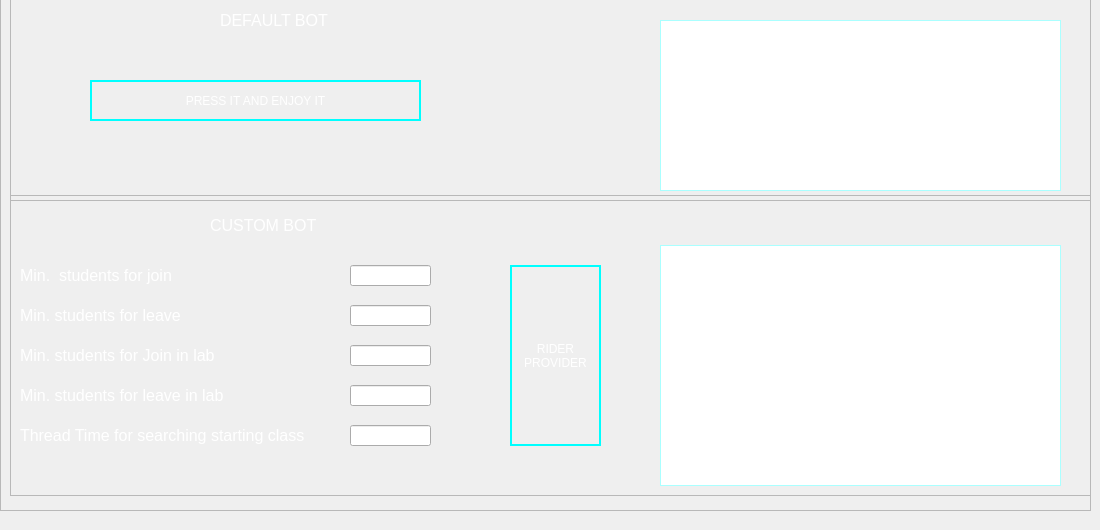
        <widget class="QWidget" name="page_5">
         <widget class="QFrame" name="frame_22">
          <property name="geometry">
           <rect>
            <x>0</x>
            <y>-10</y>
            <width>1091</width>
            <height>521</height>
           </rect>
          </property>
          <property name="frameShape">
           <enum>QFrame::StyledPanel</enum>
          </property>
          <property name="frameShadow">
           <enum>QFrame::Raised</enum>
          </property>
          <widget class="QFrame" name="frame_23">
           <property name="geometry">
            <rect>
             <x>10</x>
             <y>0</y>
             <width>1081</width>
             <height>211</height>
            </rect>
           </property>
           <property name="frameShape">
            <enum>QFrame::StyledPanel</enum>
           </property>
           <property name="frameShadow">
            <enum>QFrame::Raised</enum>
           </property>
           <widget class="QLabel" name="label_7">
            <property name="geometry">
             <rect>
              <x>210</x>
              <y>10</y>
              <width>161</width>
              <height>41</height>
             </rect>
            </property>
            <property name="styleSheet">
             <string notr="true">color: rgb(255, 255, 255);
font-size: 12pt;</string>
            </property>
            <property name="text">
             <string>DEFAULT BOT</string>
            </property>
           </widget>
           <widget class="QTextEdit" name="auto_error">
            <property name="geometry">
             <rect>
              <x>650</x>
              <y>30</y>
              <width>401</width>
              <height>171</height>
             </rect>
            </property>
            <property name="font">
             <font>
              <pointsize>9</pointsize>
              <stylestrategy>PreferDefault</stylestrategy>
             </font>
            </property>
            <property name="styleSheet">
             <string notr="true">QTextEdit {
	color: rgb(255,255,255);
	border: 1px solid rgb(170, 255, 255);
}</string>
            </property>
            <property name="lineWrapMode">
             <enum>QTextEdit::FixedColumnWidth</enum>
            </property>
            <property name="lineWrapColumnOrWidth">
             <number>365</number>
            </property>
            <property name="readOnly">
             <bool>true</bool>
            </property>
            <property name="html">
             <string>&lt;!DOCTYPE HTML PUBLIC &quot;-//W3C//DTD HTML 4.0//EN&quot; &quot;http://www.w3.org/TR/REC-html40/strict.dtd&quot;&gt;
&lt;html&gt;&lt;head&gt;&lt;meta name=&quot;qrichtext&quot; content=&quot;1&quot; /&gt;&lt;meta charset=&quot;utf-8&quot; /&gt;&lt;style type=&quot;text/css&quot;&gt;
p, li { white-space: pre-wrap; }
&lt;/style&gt;&lt;/head&gt;&lt;body style=&quot; font-family:'Segoe UI'; font-size:9pt; font-weight:400; font-style:normal;&quot;&gt;
&lt;p style=&quot;-qt-paragraph-type:empty; margin-top:0px; margin-bottom:0px; margin-left:0px; margin-right:0px; -qt-block-indent:0; text-indent:0px;&quot;&gt;&lt;br /&gt;&lt;/p&gt;&lt;/body&gt;&lt;/html&gt;</string>
            </property>
            <property name="placeholderText">
             <string>It's a fully automatic bot. which attend you all online lectures within a given period. This bot has a Shweta checker function so don't worry about your mike and video. This bot comes with a default time of 15 minutes to detect whether the particular lecture is a start or not (the counting of times starts when you press the start button) If the lecture has not started then it will sleep and is waking up again at the next lecture time. If there are more than 10 students only then the bot will join the class. And last but not least bot will automatically leave the class if there are fewer than 10 students.</string>
            </property>
           </widget>
           <widget class="QPushButton" name="antaryami">
            <property name="geometry">
             <rect>
              <x>80</x>
              <y>90</y>
              <width>331</width>
              <height>41</height>
             </rect>
            </property>
            <property name="styleSheet">
             <string notr="true">
QPushButton {
	color: rgb(255, 255, 255);
	border: 2px solid rgb(0, 255, 255);
}
QPushButton:hover {
    background-color: rgb(103, 255, 2);
}
QPushButton:pressed {
    background-color: rgb(224, 0, 0);
    border-style: inset;
}
</string>
            </property>
            <property name="text">
             <string>PRESS IT AND ENJOY IT</string>
            </property>
           </widget>
          </widget>
          <widget class="QFrame" name="frame_24">
           <property name="geometry">
            <rect>
             <x>10</x>
             <y>205</y>
             <width>1081</width>
             <height>301</height>
            </rect>
           </property>
           <property name="frameShape">
            <enum>QFrame::StyledPanel</enum>
           </property>
           <property name="frameShadow">
            <enum>QFrame::Raised</enum>
           </property>
           <widget class="QLabel" name="label_9">
            <property name="geometry">
             <rect>
              <x>200</x>
              <y>10</y>
              <width>171</width>
              <height>41</height>
             </rect>
            </property>
            <property name="styleSheet">
             <string notr="true">color: rgb(255, 255, 255);
font-size: 12pt;</string>
            </property>
            <property name="text">
             <string>CUSTOM BOT</string>
            </property>
           </widget>
           <widget class="QTextEdit" name="c_error">
            <property name="geometry">
             <rect>
              <x>650</x>
              <y>50</y>
              <width>401</width>
              <height>241</height>
             </rect>
            </property>
            <property name="font">
             <font>
              <pointsize>9</pointsize>
              <stylestrategy>PreferDefault</stylestrategy>
             </font>
            </property>
            <property name="styleSheet">
             <string notr="true">QTextEdit {
	color: rgb(255,255,255);
	border: 1px solid rgb(170, 255, 255);
}</string>
            </property>
            <property name="lineWrapMode">
             <enum>QTextEdit::FixedColumnWidth</enum>
            </property>
            <property name="lineWrapColumnOrWidth">
             <number>365</number>
            </property>
            <property name="readOnly">
             <bool>true</bool>
            </property>
            <property name="placeholderText">
             <string>CUSTOMIZE IT BY YOUR NEEDS</string>
            </property>
           </widget>
           <widget class="QLineEdit" name="c_lec_join">
            <property name="geometry">
             <rect>
              <x>340</x>
              <y>70</y>
              <width>81</width>
              <height>21</height>
             </rect>
            </property>
            <property name="font">
             <font>
              <pointsize>10</pointsize>
             </font>
            </property>
            <property name="styleSheet">
             <string notr="true">color: rgb(255,255,255);</string>
            </property>
            <property name="placeholderText">
             <string>15</string>
            </property>
           </widget>
           <widget class="QLineEdit" name="c_lec_leave">
            <property name="geometry">
             <rect>
              <x>340</x>
              <y>110</y>
              <width>81</width>
              <height>21</height>
             </rect>
            </property>
            <property name="font">
             <font>
              <pointsize>10</pointsize>
             </font>
            </property>
            <property name="styleSheet">
             <string notr="true">color: rgb(255,255,255);</string>
            </property>
            <property name="placeholderText">
             <string>10</string>
            </property>
           </widget>
           <widget class="QLineEdit" name="c_lec_join_2">
            <property name="geometry">
             <rect>
              <x>340</x>
              <y>150</y>
              <width>81</width>
              <height>21</height>
             </rect>
            </property>
            <property name="font">
             <font>
              <pointsize>10</pointsize>
             </font>
            </property>
            <property name="styleSheet">
             <string notr="true">color: rgb(255,255,255);</string>
            </property>
            <property name="placeholderText">
             <string>5</string>
            </property>
           </widget>
           <widget class="QLabel" name="label_10">
            <property name="geometry">
             <rect>
              <x>10</x>
              <y>70</y>
              <width>301</width>
              <height>21</height>
             </rect>
            </property>
            <property name="font">
             <font>
              <pointsize>12</pointsize>
             </font>
            </property>
            <property name="styleSheet">
             <string notr="true">color: rgb(255,255,255);</string>
            </property>
            <property name="inputMethodHints">
             <set>Qt::ImhEmailCharactersOnly</set>
            </property>
            <property name="text">
             <string>Min.  students for join</string>
            </property>
           </widget>
           <widget class="QLabel" name="label_11">
            <property name="geometry">
             <rect>
              <x>10</x>
              <y>150</y>
              <width>301</width>
              <height>21</height>
             </rect>
            </property>
            <property name="font">
             <font>
              <pointsize>12</pointsize>
             </font>
            </property>
            <property name="styleSheet">
             <string notr="true">color: rgb(255,255,255);</string>
            </property>
            <property name="inputMethodHints">
             <set>Qt::ImhEmailCharactersOnly</set>
            </property>
            <property name="text">
             <string>Min. students for Join in lab</string>
            </property>
           </widget>
           <widget class="QLabel" name="label_12">
            <property name="geometry">
             <rect>
              <x>10</x>
              <y>110</y>
              <width>301</width>
              <height>21</height>
             </rect>
            </property>
            <property name="font">
             <font>
              <pointsize>12</pointsize>
             </font>
            </property>
            <property name="styleSheet">
             <string notr="true">color: rgb(255,255,255);</string>
            </property>
            <property name="inputMethodHints">
             <set>Qt::ImhEmailCharactersOnly</set>
            </property>
            <property name="text">
             <string>Min. students for leave</string>
            </property>
           </widget>
           <widget class="QLabel" name="label_13">
            <property name="geometry">
             <rect>
              <x>10</x>
              <y>190</y>
              <width>301</width>
              <height>21</height>
             </rect>
            </property>
            <property name="font">
             <font>
              <pointsize>12</pointsize>
             </font>
            </property>
            <property name="styleSheet">
             <string notr="true">color: rgb(255,255,255);</string>
            </property>
            <property name="inputMethodHints">
             <set>Qt::ImhEmailCharactersOnly</set>
            </property>
            <property name="text">
             <string>Min. students for leave in lab</string>
            </property>
           </widget>
           <widget class="QLineEdit" name="c_lab_leave">
            <property name="geometry">
             <rect>
              <x>340</x>
              <y>190</y>
              <width>81</width>
              <height>21</height>
             </rect>
            </property>
            <property name="font">
             <font>
              <pointsize>10</pointsize>
             </font>
            </property>
            <property name="styleSheet">
             <string notr="true">color: rgb(255,255,255);</string>
            </property>
            <property name="placeholderText">
             <string>3</string>
            </property>
           </widget>
           <widget class="QLineEdit" name="c_thread_time">
            <property name="geometry">
             <rect>
              <x>340</x>
              <y>230</y>
              <width>81</width>
              <height>21</height>
             </rect>
            </property>
            <property name="font">
             <font>
              <pointsize>10</pointsize>
             </font>
            </property>
            <property name="styleSheet">
             <string notr="true">color: rgb(255,255,255);</string>
            </property>
            <property name="placeholderText">
             <string>15</string>
            </property>
           </widget>
           <widget class="QLabel" name="label_14">
            <property name="geometry">
             <rect>
              <x>10</x>
              <y>230</y>
              <width>291</width>
              <height>21</height>
             </rect>
            </property>
            <property name="font">
             <font>
              <pointsize>12</pointsize>
             </font>
            </property>
            <property name="styleSheet">
             <string notr="true">color: rgb(255,255,255);</string>
            </property>
            <property name="inputMethodHints">
             <set>Qt::ImhEmailCharactersOnly</set>
            </property>
            <property name="text">
             <string>Thread Time for searching starting class</string>
            </property>
           </widget>
           <widget class="QPushButton" name="antaryami_2">
            <property name="geometry">
             <rect>
              <x>500</x>
              <y>70</y>
              <width>91</width>
              <height>181</height>
             </rect>
            </property>
            <property name="styleSheet">
             <string notr="true">
QPushButton {
	color: rgb(255, 255, 255);
	border: 2px solid rgb(0, 255, 255);
}
QPushButton:hover {
    background-color: rgb(103, 255, 2);
}
QPushButton:pressed {
    background-color: rgb(224, 0, 0);
    border-style: inset;
}
</string>
            </property>
            <property name="text">
             <string>RIDER
PROVIDER</string>
            </property>
           </widget>
          </widget>
         </widget>
        </widget>
